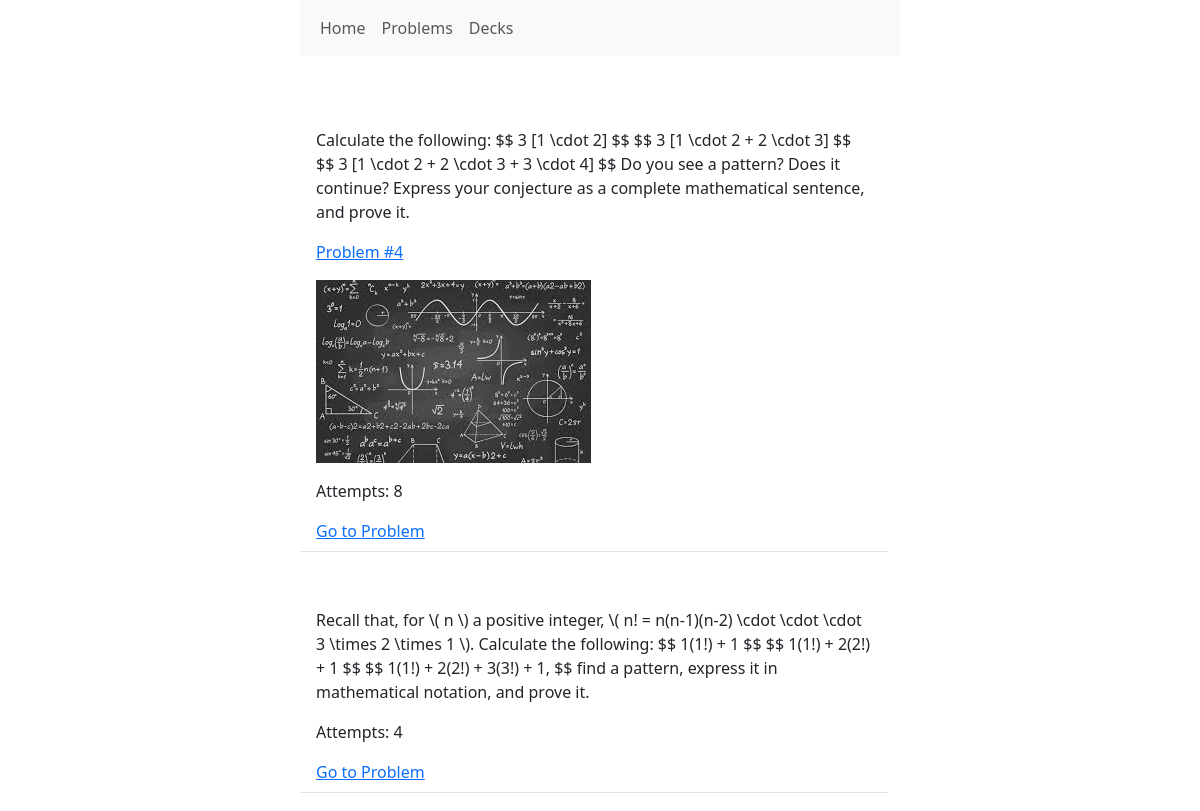
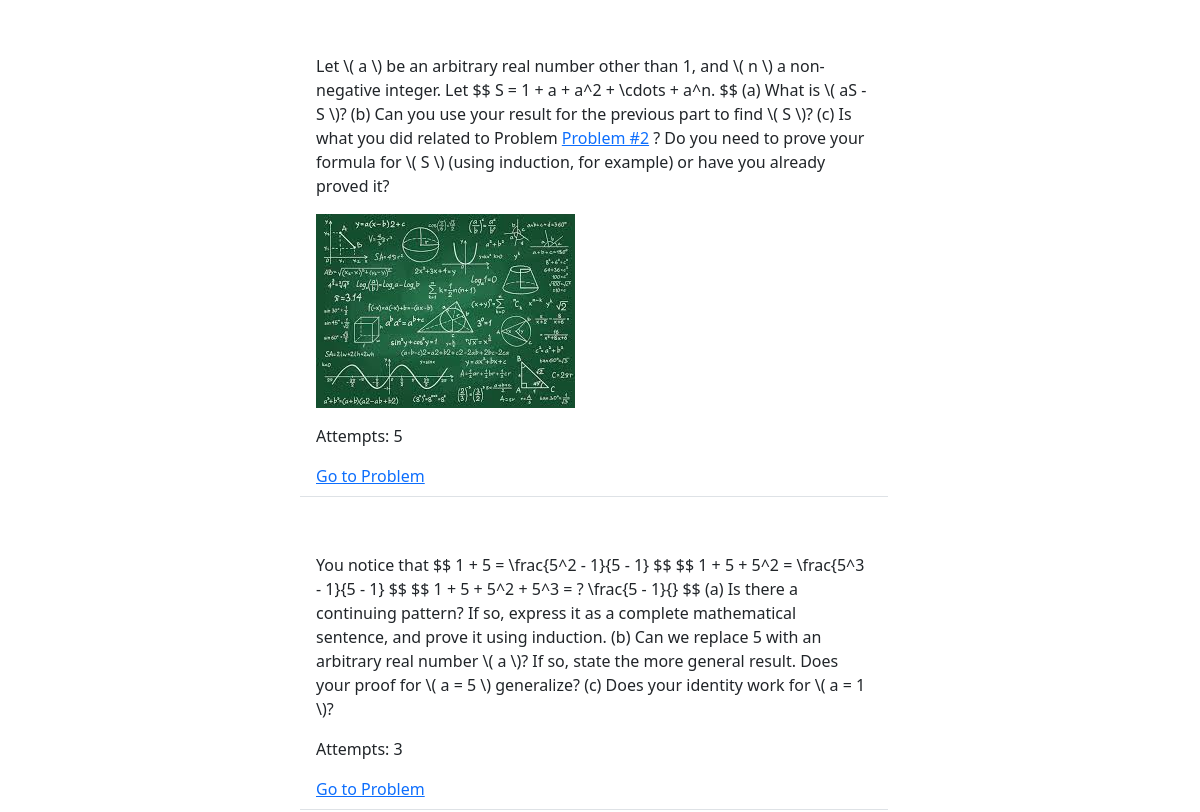
The app's page /problems/ (upper part), older data (2 pictures, top to bottom).
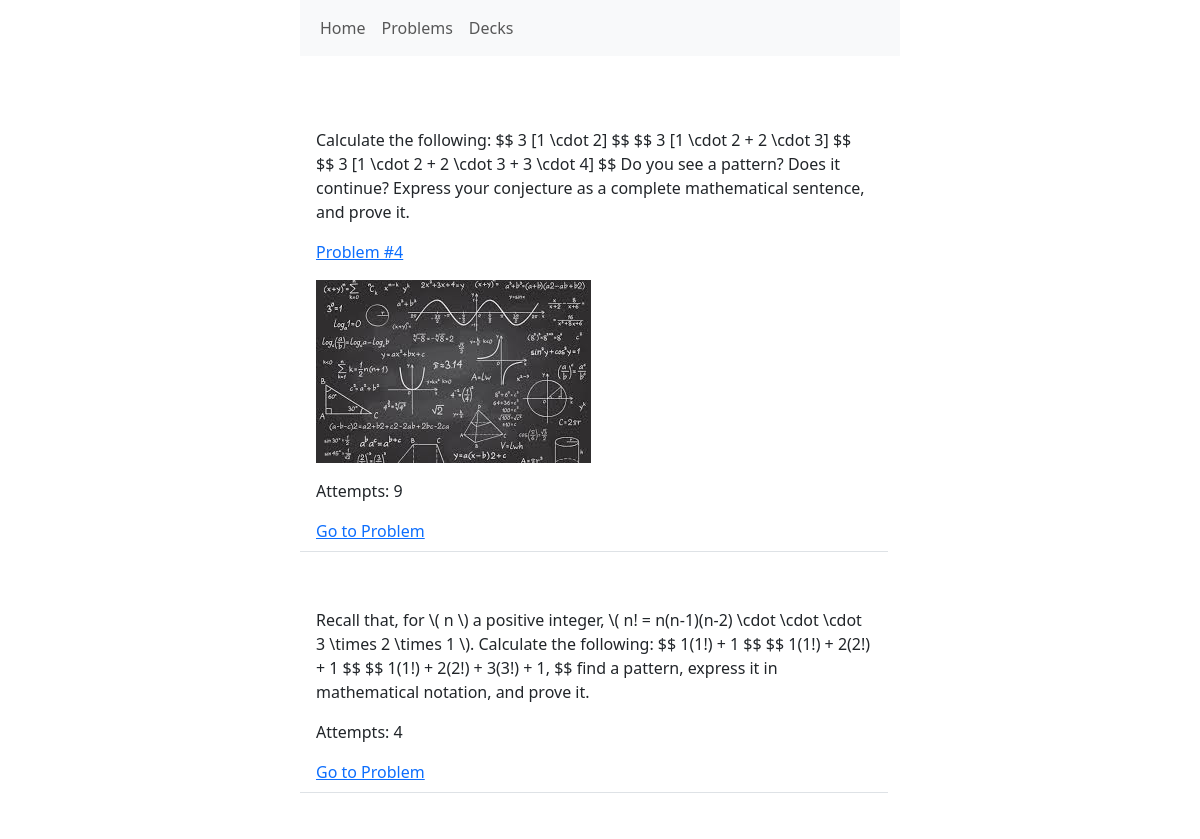
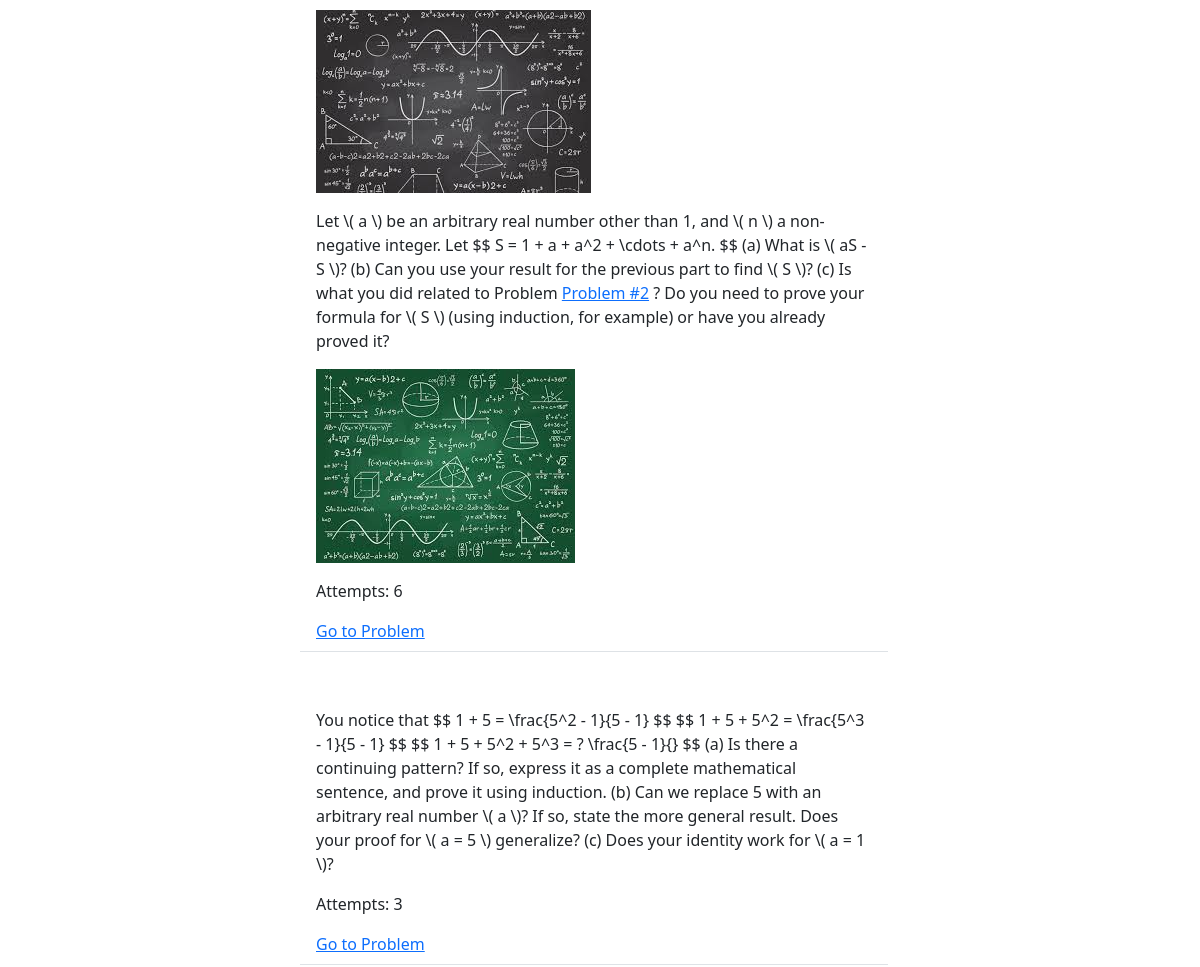
The same page, newer data (2 pictures, top to bottom).
### problems/models.py (models this page shows, shortened)
class Problem(models.Model):
    body = models.TextField()
    pub_date = models.DateTimeField("date published", default=timezone.now)
    tags = TaggableManager(through=TaggedProblem)
    book_source = models.ForeignKey(
        'BookSource',
        on_delete=models.SET_NULL,
        null=True, blank=True
    )
    page_number = models.PositiveIntegerField(null=True, blank=True)
    problem_number = models.CharField(max_length=50, null=True, blank=True)
    class Meta:
        verbose_name = "problem"
        verbose_name_plural = "problems"
        ordering = ['-pub_date']

### problems/views.py (the view)
# urls.py: path("problems/", views.ProblemListView.as_view(), name="problem-list"),
class ProblemListView(ListView):
    model = Problem
    paginate_by = 5
    context_object_name = 'problem_list'
    template_name = 'problems/problem_list.html'

### problems/templatetags/problem_tags.py (called while the page is built)
@register.filter(name='render_problem_links')
def render_problem_links(text):
    def replace_link(match):
        problem_id = match.group(1)
        try:
            problem = Problem.objects.get(pk=problem_id)
            url = reverse('problems:problem-detail', args=[problem.id])
            link_text = (problem.body[:30] + '...') if len(problem.body) > 30 else problem.body
            return format_html('<a href="{}">{}</a>', url, link_text)
        except Problem.DoesNotExist:
            return f"[[Invalid Problem ID: {problem_id}]]"
    pattern = re.compile(r'\[\[problem:(\d+)\]\]')
    return pattern.sub(replace_link, text)

### problems/templates/problems/problem_list.html (shortened to what this page needs)
{% extends "base.html" %}
{% block content %}
<ul class="list-group list-group-flush">
    {% for problem in object_list %}
        <li class="list-group-item mb-5">
           {% include 'problems/includes/problem_display.html' with object=problem %}
            <a href="{% url 'problems:problem-detail' pk=problem.id %}">
                Go to Problem
            </a>
        </li>
    {% empty %}
        <li>No problems yet.</li>
    {% endfor %}
</ul>
{% endblock %}

### problems/templates/problems/includes/problem_display.html
{% load problem_tags %}
<p>{{ object.body|render_problem_links|safe }}</p>
<p>Attempts: {{ object.attempts.count }}</p>

Row changes from the older to the newer data that the page shows:
computed for Problem (number 1 of 4 on the later page): attempts.count "8" → "9"
changed Problem (number 3 of 4 on the later page): body|render_problem_links: a different picture; attempts.count "5" → "6"
